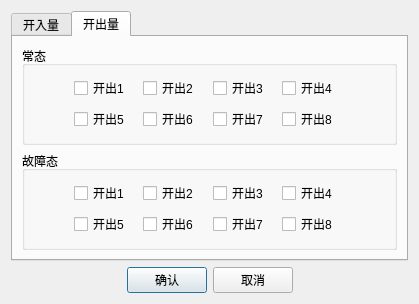
<?xml version="1.0" encoding="UTF-8"?>
<ui version="4.0">
 <class>QCurrInverBinarysDlg</class>
 <widget class="QDialog" name="QCurrInverBinarysDlg">
  <property name="geometry">
   <rect>
    <x>0</x>
    <y>0</y>
    <width>419</width>
    <height>304</height>
   </rect>
  </property>
  <property name="windowTitle">
   <string>开关量</string>
  </property>
  <layout class="QHBoxLayout" name="horizontalLayout">
   <item>
    <layout class="QVBoxLayout" name="verticalLayout">
     <item>
      <widget class="QTabWidget" name="m_tabWidget">
       <property name="currentIndex">
        <number>1</number>
       </property>
       <widget class="QWidget" name="tab">
        <attribute name="title">
         <string>开入量</string>
        </attribute>
        <layout class="QHBoxLayout" name="horizontalLayout_4">
         <item>
          <layout class="QVBoxLayout" name="verticalLayout_2">
           <item>
            <layout class="QHBoxLayout" name="horizontalLayout_5">
             <item>
              <spacer name="horizontalSpacer_3">
               <property name="orientation">
                <enum>Qt::Horizontal</enum>
               </property>
               <property name="sizeHint" stdset="0">
                <size>
                 <width>40</width>
                 <height>20</height>
                </size>
               </property>
              </spacer>
             </item>
             <item>
              <widget class="QCheckBox" name="checkBox_4">
               <property name="text">
                <string>开入A</string>
               </property>
              </widget>
             </item>
             <item>
              <spacer name="horizontalSpacer_5">
               <property name="orientation">
                <enum>Qt::Horizontal</enum>
               </property>
               <property name="sizeHint" stdset="0">
                <size>
                 <width>40</width>
                 <height>20</height>
                </size>
               </property>
              </spacer>
             </item>
             <item>
              <widget class="QCheckBox" name="checkBox_3">
               <property name="text">
                <string>开入B</string>
               </property>
              </widget>
             </item>
             <item>
              <spacer name="horizontalSpacer_6">
               <property name="orientation">
                <enum>Qt::Horizontal</enum>
               </property>
               <property name="sizeHint" stdset="0">
                <size>
                 <width>40</width>
                 <height>20</height>
                </size>
               </property>
              </spacer>
             </item>
             <item>
              <widget class="QCheckBox" name="checkBox_2">
               <property name="text">
                <string>开入C</string>
               </property>
              </widget>
             </item>
             <item>
              <spacer name="horizontalSpacer_7">
               <property name="orientation">
                <enum>Qt::Horizontal</enum>
               </property>
               <property name="sizeHint" stdset="0">
                <size>
                 <width>40</width>
                 <height>20</height>
                </size>
               </property>
              </spacer>
             </item>
             <item>
              <widget class="QCheckBox" name="checkBox_1">
               <property name="text">
                <string>开入D</string>
               </property>
              </widget>
             </item>
             <item>
              <spacer name="horizontalSpacer_4">
               <property name="orientation">
                <enum>Qt::Horizontal</enum>
               </property>
               <property name="sizeHint" stdset="0">
                <size>
                 <width>40</width>
                 <height>20</height>
                </size>
               </property>
              </spacer>
             </item>
            </layout>
           </item>
           <item>
            <layout class="QHBoxLayout" name="horizontalLayout_6">
             <item>
              <spacer name="horizontalSpacer_8">
               <property name="orientation">
                <enum>Qt::Horizontal</enum>
               </property>
               <property name="sizeHint" stdset="0">
                <size>
                 <width>40</width>
                 <height>20</height>
                </size>
               </property>
              </spacer>
             </item>
             <item>
              <widget class="QCheckBox" name="checkBox_5">
               <property name="text">
                <string>开入E</string>
               </property>
              </widget>
             </item>
             <item>
              <spacer name="horizontalSpacer_10">
               <property name="orientation">
                <enum>Qt::Horizontal</enum>
               </property>
               <property name="sizeHint" stdset="0">
                <size>
                 <width>40</width>
                 <height>20</height>
                </size>
               </property>
              </spacer>
             </item>
             <item>
              <widget class="QCheckBox" name="checkBox_6">
               <property name="text">
                <string>开入F</string>
               </property>
              </widget>
             </item>
             <item>
              <spacer name="horizontalSpacer_11">
               <property name="orientation">
                <enum>Qt::Horizontal</enum>
               </property>
               <property name="sizeHint" stdset="0">
                <size>
                 <width>40</width>
                 <height>20</height>
                </size>
               </property>
              </spacer>
             </item>
             <item>
              <widget class="QCheckBox" name="checkBox_7">
               <property name="text">
                <string>开入G</string>
               </property>
              </widget>
             </item>
             <item>
              <spacer name="horizontalSpacer_12">
               <property name="orientation">
                <enum>Qt::Horizontal</enum>
               </property>
               <property name="sizeHint" stdset="0">
                <size>
                 <width>40</width>
                 <height>20</height>
                </size>
               </property>
              </spacer>
             </item>
             <item>
              <widget class="QCheckBox" name="checkBox_8">
               <property name="text">
                <string>开入H</string>
               </property>
              </widget>
             </item>
             <item>
              <spacer name="horizontalSpacer_9">
               <property name="orientation">
                <enum>Qt::Horizontal</enum>
               </property>
               <property name="sizeHint" stdset="0">
                <size>
                 <width>40</width>
                 <height>20</height>
                </size>
               </property>
              </spacer>
             </item>
            </layout>
           </item>
           <item>
            <layout class="QHBoxLayout" name="horizontalLayout_7">
             <item>
              <spacer name="horizontalSpacer_13">
               <property name="orientation">
                <enum>Qt::Horizontal</enum>
               </property>
               <property name="sizeHint" stdset="0">
                <size>
                 <width>40</width>
                 <height>20</height>
                </size>
               </property>
              </spacer>
             </item>
             <item>
              <widget class="QRadioButton" name="radioButton_1">
               <property name="text">
                <string>逻辑与</string>
               </property>
              </widget>
             </item>
             <item>
              <spacer name="horizontalSpacer_15">
               <property name="orientation">
                <enum>Qt::Horizontal</enum>
               </property>
               <property name="sizeHint" stdset="0">
                <size>
                 <width>40</width>
                 <height>20</height>
                </size>
               </property>
              </spacer>
             </item>
             <item>
              <widget class="QRadioButton" name="radioButton_2">
               <property name="text">
                <string>逻辑或</string>
               </property>
              </widget>
             </item>
             <item>
              <spacer name="horizontalSpacer_14">
               <property name="orientation">
                <enum>Qt::Horizontal</enum>
               </property>
               <property name="sizeHint" stdset="0">
                <size>
                 <width>40</width>
                 <height>20</height>
                </size>
               </property>
              </spacer>
             </item>
            </layout>
           </item>
          </layout>
         </item>
        </layout>
       </widget>
       <widget class="QWidget" name="tab_2">
        <attribute name="title">
         <string>开出量</string>
        </attribute>
        <layout class="QHBoxLayout" name="horizontalLayout_3">
         <item>
          <layout class="QVBoxLayout" name="verticalLayout_3">
           <item>
            <widget class="QGroupBox" name="groupBox">
             <property name="title">
              <string>常态</string>
             </property>
             <layout class="QHBoxLayout" name="horizontalLayout_8">
              <item>
               <spacer name="horizontalSpacer_16">
                <property name="orientation">
                 <enum>Qt::Horizontal</enum>
                </property>
                <property name="sizeType">
                 <enum>QSizePolicy::Fixed</enum>
                </property>
                <property name="sizeHint" stdset="0">
                 <size>
                  <width>40</width>
                  <height>20</height>
                 </size>
                </property>
               </spacer>
              </item>
              <item>
               <layout class="QGridLayout" name="gridLayout">
                <item row="0" column="0">
                 <widget class="QCheckBox" name="checkBox_9">
                  <property name="text">
                   <string>开出1</string>
                  </property>
                 </widget>
                </item>
                <item row="0" column="1">
                 <widget class="QCheckBox" name="checkBox_10">
                  <property name="text">
                   <string>开出2</string>
                  </property>
                 </widget>
                </item>
                <item row="0" column="3">
                 <widget class="QCheckBox" name="checkBox_12">
                  <property name="text">
                   <string>开出4</string>
                  </property>
                 </widget>
                </item>
                <item row="0" column="2">
                 <widget class="QCheckBox" name="checkBox_11">
                  <property name="text">
                   <string>开出3</string>
                  </property>
                 </widget>
                </item>
                <item row="1" column="0">
                 <widget class="QCheckBox" name="checkBox_13">
                  <property name="text">
                   <string>开出5</string>
                  </property>
                 </widget>
                </item>
                <item row="1" column="2">
                 <widget class="QCheckBox" name="checkBox_15">
                  <property name="text">
                   <string>开出7</string>
                  </property>
                 </widget>
                </item>
                <item row="1" column="1">
                 <widget class="QCheckBox" name="checkBox_14">
                  <property name="text">
                   <string>开出6</string>
                  </property>
                 </widget>
                </item>
                <item row="1" column="3">
                 <widget class="QCheckBox" name="checkBox_16">
                  <property name="text">
                   <string>开出8</string>
                  </property>
                 </widget>
                </item>
               </layout>
              </item>
              <item>
               <spacer name="horizontalSpacer_17">
                <property name="orientation">
                 <enum>Qt::Horizontal</enum>
                </property>
                <property name="sizeType">
                 <enum>QSizePolicy::Fixed</enum>
                </property>
                <property name="sizeHint" stdset="0">
                 <size>
                  <width>40</width>
                  <height>20</height>
                 </size>
                </property>
               </spacer>
              </item>
             </layout>
            </widget>
           </item>
           <item>
            <widget class="QGroupBox" name="groupBox_2">
             <property name="title">
              <string>故障态</string>
             </property>
             <layout class="QHBoxLayout" name="horizontalLayout_9">
              <item>
               <spacer name="horizontalSpacer_18">
                <property name="orientation">
                 <enum>Qt::Horizontal</enum>
                </property>
                <property name="sizeType">
                 <enum>QSizePolicy::Fixed</enum>
                </property>
                <property name="sizeHint" stdset="0">
                 <size>
                  <width>40</width>
                  <height>20</height>
                 </size>
                </property>
               </spacer>
              </item>
              <item>
               <layout class="QGridLayout" name="gridLayout_2">
                <item row="0" column="0">
                 <widget class="QCheckBox" name="checkBox_17">
                  <property name="text">
                   <string>开出1</string>
                  </property>
                 </widget>
                </item>
                <item row="0" column="1">
                 <widget class="QCheckBox" name="checkBox_18">
                  <property name="text">
                   <string>开出2</string>
                  </property>
                 </widget>
                </item>
                <item row="0" column="3">
                 <widget class="QCheckBox" name="checkBox_20">
                  <property name="text">
                   <string>开出4</string>
                  </property>
                 </widget>
                </item>
                <item row="0" column="2">
                 <widget class="QCheckBox" name="checkBox_19">
                  <property name="text">
                   <string>开出3</string>
                  </property>
                 </widget>
                </item>
                <item row="1" column="0">
                 <widget class="QCheckBox" name="checkBox_21">
                  <property name="text">
                   <string>开出5</string>
                  </property>
                 </widget>
                </item>
                <item row="1" column="1">
                 <widget class="QCheckBox" name="checkBox_22">
                  <property name="text">
                   <string>开出6</string>
                  </property>
                 </widget>
                </item>
                <item row="1" column="3">
                 <widget class="QCheckBox" name="checkBox_24">
                  <property name="text">
                   <string>开出8</string>
                  </property>
                 </widget>
                </item>
                <item row="1" column="2">
                 <widget class="QCheckBox" name="checkBox_23">
                  <property name="text">
                   <string>开出7</string>
                  </property>
                 </widget>
                </item>
               </layout>
              </item>
              <item>
               <spacer name="horizontalSpacer_19">
                <property name="orientation">
                 <enum>Qt::Horizontal</enum>
                </property>
                <property name="sizeType">
                 <enum>QSizePolicy::Fixed</enum>
                </property>
                <property name="sizeHint" stdset="0">
                 <size>
                  <width>40</width>
                  <height>20</height>
                 </size>
                </property>
               </spacer>
              </item>
             </layout>
            </widget>
           </item>
          </layout>
         </item>
        </layout>
       </widget>
      </widget>
     </item>
     <item>
      <layout class="QHBoxLayout" name="horizontalLayout_2">
       <item>
        <spacer name="horizontalSpacer">
         <property name="orientation">
          <enum>Qt::Horizontal</enum>
         </property>
         <property name="sizeHint" stdset="0">
          <size>
           <width>40</width>
           <height>20</height>
          </size>
         </property>
        </spacer>
       </item>
       <item>
        <widget class="QPushButton" name="pushButton">
         <property name="text">
          <string>确认</string>
         </property>
        </widget>
       </item>
       <item>
        <widget class="QPushButton" name="pushButton_2">
         <property name="text">
          <string>取消</string>
         </property>
        </widget>
       </item>
       <item>
        <spacer name="horizontalSpacer_2">
         <property name="orientation">
          <enum>Qt::Horizontal</enum>
         </property>
         <property name="sizeHint" stdset="0">
          <size>
           <width>40</width>
           <height>20</height>
          </size>
         </property>
        </spacer>
       </item>
      </layout>
     </item>
    </layout>
   </item>
  </layout>
 </widget>
 <resources/>
 <connections/>
</ui>
